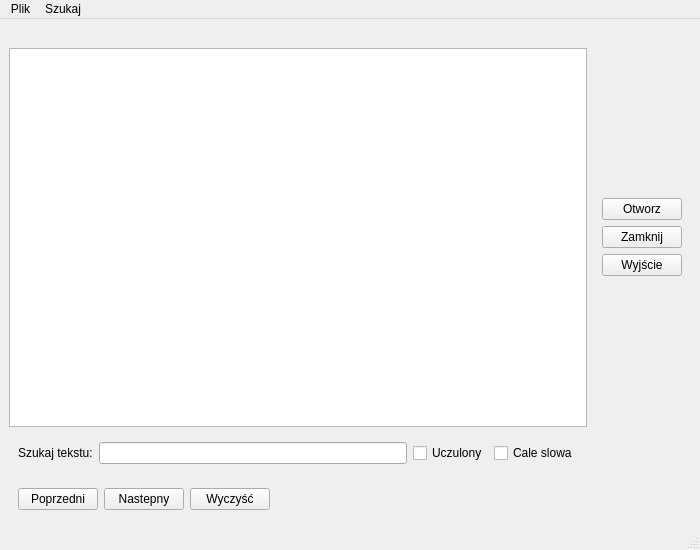
<?xml version="1.0" encoding="UTF-8"?>
<ui version="4.0">
 <class>TextFileExplorer</class>
 <widget class="QMainWindow" name="TextFileExplorer">
  <property name="geometry">
   <rect>
    <x>0</x>
    <y>0</y>
    <width>700</width>
    <height>550</height>
   </rect>
  </property>
  <property name="windowTitle">
   <string>MainWindow</string>
  </property>
  <widget class="QWidget" name="centralwidget">
   <layout class="QGridLayout" name="gridLayout">
    <item row="2" column="0">
     <widget class="QWidget" name="searchLayout" native="true">
      <layout class="QHBoxLayout" name="horizontalLayout">
       <item>
        <widget class="QLabel" name="searchTextLabel">
         <property name="text">
          <string>Szukaj tekstu:</string>
         </property>
        </widget>
       </item>
       <item>
        <widget class="QLineEdit" name="searchTextEdit"/>
       </item>
       <item>
        <widget class="QCheckBox" name="caseCheckBox">
         <property name="text">
          <string>Uczulony</string>
         </property>
        </widget>
       </item>
       <item>
        <widget class="QCheckBox" name="wholeCheckBox">
         <property name="text">
          <string>Cale slowa</string>
         </property>
        </widget>
       </item>
      </layout>
     </widget>
    </item>
    <item row="1" column="1">
     <widget class="QWidget" name="fileButtonsLayout" native="true">
      <property name="sizePolicy">
       <sizepolicy hsizetype="Fixed" vsizetype="Fixed">
        <horstretch>0</horstretch>
        <verstretch>0</verstretch>
       </sizepolicy>
      </property>
      <property name="baseSize">
       <size>
        <width>0</width>
        <height>0</height>
       </size>
      </property>
      <layout class="QVBoxLayout" name="verticalLayout">
       <property name="sizeConstraint">
        <enum>QLayout::SetDefaultConstraint</enum>
       </property>
       <item>
        <widget class="QPushButton" name="openButton">
         <property name="text">
          <string>Otworz</string>
         </property>
        </widget>
       </item>
       <item>
        <widget class="QPushButton" name="closeButton">
         <property name="text">
          <string>Zamknij</string>
         </property>
        </widget>
       </item>
       <item>
        <widget class="QPushButton" name="exitButton">
         <property name="text">
          <string>Wyjście</string>
         </property>
        </widget>
       </item>
      </layout>
     </widget>
    </item>
    <item row="1" column="0">
     <widget class="QTextEdit" name="textEdit">
      <property name="readOnly">
       <bool>true</bool>
      </property>
     </widget>
    </item>
    <item row="3" column="0">
     <widget class="QWidget" name="searchButtonsLayout" native="true">
      <property name="sizePolicy">
       <sizepolicy hsizetype="Fixed" vsizetype="Preferred">
        <horstretch>0</horstretch>
        <verstretch>0</verstretch>
       </sizepolicy>
      </property>
      <property name="layoutDirection">
       <enum>Qt::LeftToRight</enum>
      </property>
      <layout class="QHBoxLayout" name="horizontalLayout_2">
       <item>
        <widget class="QPushButton" name="previousButton">
         <property name="sizePolicy">
          <sizepolicy hsizetype="Fixed" vsizetype="Fixed">
           <horstretch>0</horstretch>
           <verstretch>0</verstretch>
          </sizepolicy>
         </property>
         <property name="text">
          <string>Poprzedni</string>
         </property>
        </widget>
       </item>
       <item>
        <widget class="QPushButton" name="nextButton">
         <property name="sizePolicy">
          <sizepolicy hsizetype="Fixed" vsizetype="Fixed">
           <horstretch>0</horstretch>
           <verstretch>0</verstretch>
          </sizepolicy>
         </property>
         <property name="text">
          <string>Nastepny</string>
         </property>
        </widget>
       </item>
       <item>
        <widget class="QPushButton" name="clearButton">
         <property name="sizePolicy">
          <sizepolicy hsizetype="Fixed" vsizetype="Fixed">
           <horstretch>0</horstretch>
           <verstretch>0</verstretch>
          </sizepolicy>
         </property>
         <property name="text">
          <string>Wyczyść</string>
         </property>
        </widget>
       </item>
      </layout>
     </widget>
    </item>
    <item row="0" column="0">
     <widget class="QLabel" name="statusLabel">
      <property name="text">
       <string/>
      </property>
     </widget>
    </item>
   </layout>
  </widget>
  <widget class="QMenuBar" name="menubar">
   <property name="geometry">
    <rect>
     <x>0</x>
     <y>0</y>
     <width>700</width>
     <height>22</height>
    </rect>
   </property>
   <widget class="QMenu" name="menuPlik">
    <property name="title">
     <string>Plik</string>
    </property>
    <addaction name="actionOtworz"/>
    <addaction name="actionZamknij"/>
    <addaction name="actionWyjscie"/>
   </widget>
   <widget class="QMenu" name="menuSzukaj">
    <property name="title">
     <string>Szukaj</string>
    </property>
    <addaction name="actionPoprzedni"/>
    <addaction name="actionNastepny"/>
    <addaction name="actionWyczysc"/>
   </widget>
   <addaction name="menuPlik"/>
   <addaction name="menuSzukaj"/>
  </widget>
  <widget class="QStatusBar" name="statusbar"/>
  <action name="actionOtworz">
   <property name="text">
    <string>Otworz</string>
   </property>
  </action>
  <action name="actionZamknij">
   <property name="text">
    <string>Zamknij</string>
   </property>
  </action>
  <action name="actionWyjscie">
   <property name="text">
    <string>Wyjscie</string>
   </property>
  </action>
  <action name="actionPoprzedni">
   <property name="text">
    <string>Poprzedni</string>
   </property>
  </action>
  <action name="actionNastepny">
   <property name="text">
    <string>Nastepny</string>
   </property>
  </action>
  <action name="actionWyczysc">
   <property name="text">
    <string>Wyczysc</string>
   </property>
  </action>
 </widget>
 <resources/>
 <connections>
  <connection>
   <sender>actionOtworz</sender>
   <signal>triggered()</signal>
   <receiver>TextFileExplorer</receiver>
   <slot>onOpenButtonClicked()</slot>
   <hints>
    <hint type="sourcelabel">
     <x>-1</x>
     <y>-1</y>
    </hint>
    <hint type="destinationlabel">
     <x>347</x>
     <y>265</y>
    </hint>
   </hints>
  </connection>
  <connection>
   <sender>actionNastepny</sender>
   <signal>triggered()</signal>
   <receiver>TextFileExplorer</receiver>
   <slot>onNextButtonClicked()</slot>
   <hints>
    <hint type="sourcelabel">
     <x>-1</x>
     <y>-1</y>
    </hint>
    <hint type="destinationlabel">
     <x>347</x>
     <y>265</y>
    </hint>
   </hints>
  </connection>
  <connection>
   <sender>actionPoprzedni</sender>
   <signal>triggered()</signal>
   <receiver>TextFileExplorer</receiver>
   <slot>onPreviousButtonClicked()</slot>
   <hints>
    <hint type="sourcelabel">
     <x>-1</x>
     <y>-1</y>
    </hint>
    <hint type="destinationlabel">
     <x>347</x>
     <y>265</y>
    </hint>
   </hints>
  </connection>
  <connection>
   <sender>actionWyczysc</sender>
   <signal>triggered()</signal>
   <receiver>TextFileExplorer</receiver>
   <slot>onClearButtonClicked()</slot>
   <hints>
    <hint type="sourcelabel">
     <x>-1</x>
     <y>-1</y>
    </hint>
    <hint type="destinationlabel">
     <x>347</x>
     <y>265</y>
    </hint>
   </hints>
  </connection>
  <connection>
   <sender>actionWyjscie</sender>
   <signal>triggered()</signal>
   <receiver>TextFileExplorer</receiver>
   <slot>onExitButtonClicked()</slot>
   <hints>
    <hint type="sourcelabel">
     <x>-1</x>
     <y>-1</y>
    </hint>
    <hint type="destinationlabel">
     <x>347</x>
     <y>265</y>
    </hint>
   </hints>
  </connection>
  <connection>
   <sender>actionZamknij</sender>
   <signal>triggered()</signal>
   <receiver>TextFileExplorer</receiver>
   <slot>onCloseButtonClicked()</slot>
   <hints>
    <hint type="sourcelabel">
     <x>-1</x>
     <y>-1</y>
    </hint>
    <hint type="destinationlabel">
     <x>347</x>
     <y>265</y>
    </hint>
   </hints>
  </connection>
  <connection>
   <sender>openButton</sender>
   <signal>clicked()</signal>
   <receiver>TextFileExplorer</receiver>
   <slot>onOpenButtonClicked()</slot>
   <hints>
    <hint type="sourcelabel">
     <x>630</x>
     <y>174</y>
    </hint>
    <hint type="destinationlabel">
     <x>561</x>
     <y>473</y>
    </hint>
   </hints>
  </connection>
  <connection>
   <sender>closeButton</sender>
   <signal>clicked()</signal>
   <receiver>TextFileExplorer</receiver>
   <slot>onCloseButtonClicked()</slot>
   <hints>
    <hint type="sourcelabel">
     <x>633</x>
     <y>212</y>
    </hint>
    <hint type="destinationlabel">
     <x>583</x>
     <y>446</y>
    </hint>
   </hints>
  </connection>
  <connection>
   <sender>exitButton</sender>
   <signal>clicked()</signal>
   <receiver>TextFileExplorer</receiver>
   <slot>onExitButtonClicked()</slot>
   <hints>
    <hint type="sourcelabel">
     <x>621</x>
     <y>247</y>
    </hint>
    <hint type="destinationlabel">
     <x>662</x>
     <y>421</y>
    </hint>
   </hints>
  </connection>
  <connection>
   <sender>previousButton</sender>
   <signal>clicked()</signal>
   <receiver>TextFileExplorer</receiver>
   <slot>onPreviousButtonClicked()</slot>
   <hints>
    <hint type="sourcelabel">
     <x>77</x>
     <y>471</y>
    </hint>
    <hint type="destinationlabel">
     <x>70</x>
     <y>444</y>
    </hint>
   </hints>
  </connection>
  <connection>
   <sender>nextButton</sender>
   <signal>clicked()</signal>
   <receiver>TextFileExplorer</receiver>
   <slot>onNextButtonClicked()</slot>
   <hints>
    <hint type="sourcelabel">
     <x>148</x>
     <y>463</y>
    </hint>
    <hint type="destinationlabel">
     <x>162</x>
     <y>446</y>
    </hint>
   </hints>
  </connection>
  <connection>
   <sender>clearButton</sender>
   <signal>clicked()</signal>
   <receiver>TextFileExplorer</receiver>
   <slot>onClearButtonClicked()</slot>
   <hints>
    <hint type="sourcelabel">
     <x>264</x>
     <y>475</y>
    </hint>
    <hint type="destinationlabel">
     <x>320</x>
     <y>455</y>
    </hint>
   </hints>
  </connection>
 </connections>
 <slots>
  <slot>onOpenButtonClicked()</slot>
  <slot>onCloseButtonClicked()</slot>
  <slot>onExitButtonClicked()</slot>
  <slot>onPreviousButtonClicked()</slot>
  <slot>onNextButtonClicked()</slot>
  <slot>onClearButtonClicked()</slot>
 </slots>
</ui>
